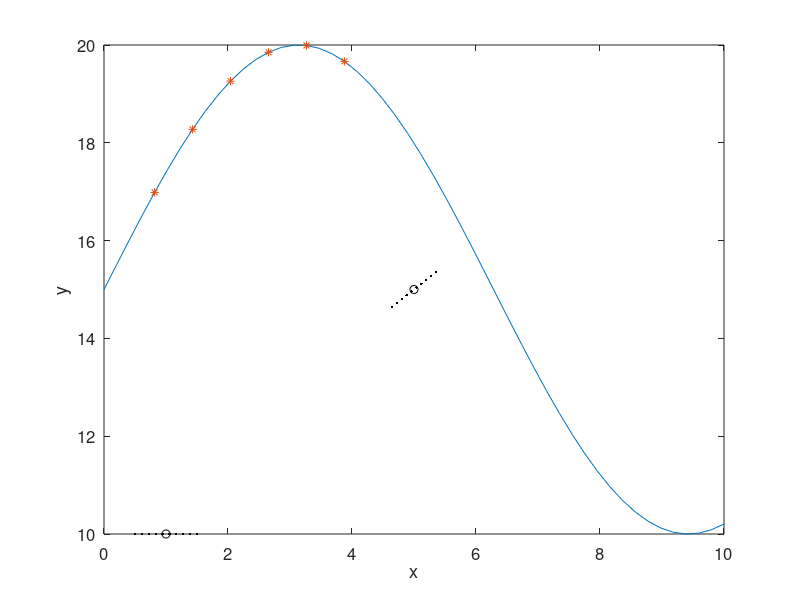

The MATLAB source for this figure:
% This example shows a simplified version the simultaneous localization 
% and mapping (SLAM) problem, where the platform motion and feature point 
% locations are two dimensional in nature.

% Optimal Estimation of Dynamic Systems (2nd ed.) by Crassidis and Junkins
% Example 6.3

% Written by Manoranjan Majji 03/11

% Other Required Routines: none

% Sine Wave Profile for Triangulation
Npts = 50;
x = linspace(0, 10, Npts); 
y = 15 + 5*sin(x/2);

% Location 1
x1 = 1; y1 = 10;

pt1(1,:) = 1 - linspace(-0.5,0.5,10);
pt1(2,:) = 10*ones(1,10);

% Translation as Expressed in the WCS
t1hat(1,1) = -x1; t1hat(2,1) = -y1;

% Measurements
ytil(1,:) = x(1,5:3:20);
ytil(2,:) = y(1,5:3:20);

m = length(ytil(1,:));

% Location 2
x2 = 5; y2 = 15;

% Translation as Expressed in the WCS
t2hat(1,1) = -(x2 - x1); t2hat(2,1) = -(y2 - y1);

% Seen in the First Camera
ytil1 = ytil + t1hat*ones(1,m);

th2 = pi/4;
R2(1,1) = cos(th2); R2(1,2) = sin(th2); R2(2,1) = -R2(1,2);
R2(2,2) = cos(th2);

% Seen in the Second Camera
ytil2 = R2*(ytil1 + t2hat*ones(1,m)); 

pt2 = (R2'*(pt1 - [1 ; 10]*ones(1,10)) + [5 ; 15]*ones(1,10)) ;

dtil = ytil2 - ytil1;
stil = ytil2 + ytil1;

% Least Squres Solution
for k = 1:m    
    err(2*k-1:2*k,1) = dtil(:,k);
    
    Htil(2*k-1, 1) = stil(2,k);
    Htil(2*k-1, 2:3) = [1, 0];
    Htil(2*k, 1) = -stil(1,k);
    Htil(2*k, 2:3) = [0, 1];
end

xhat = pinv(Htil'*Htil)*Htil'*err

q3hat = xhat(1);
IPQ = [1 -q3hat; q3hat, 1];

Rhat = inv(IPQ)*[1 q3hat; -q3hat, 1]

that = inv(IPQ)*xhat(2:3,1)

t2hat1 = -Rhat'*that;

yerr = err - Htil*xhat

% Plot Results
plot(x, y, ytil(1,:), ytil(2,:), '*', pt1(1,:),pt1(2,:),'k.',pt2(1,:),pt2(2,:),'k.',x1, y1, 'ko',x2, y2, 'ko');
axis([0 10 10 20]);
set(gca,'fontsize',12)
xlabel('x'); ylabel('y');
